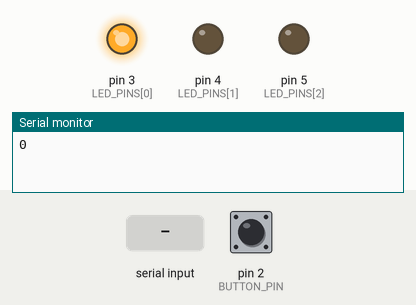
Simulated run of this sketch. Board: Arduino Uno, built with avr-gcc and run on an emulated ATmega328P. Parts: output pins drawn as LEDs (lit = HIGH), the last lines printed to the serial monitor. Inputs (shaded band) come from the test bench; at power-on: pin 2 (BUTTON_PIN) LOW.

Above: at 1.2 s.
1.3 s: pin 2 (BUTTON_PIN) pulled HIGH for 0.15 s
At 2.5 s:
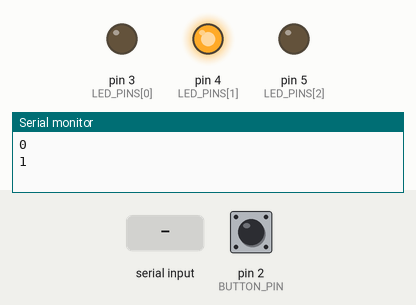
2.9 s: "PressButton\n" received over Serial
At 4.1 s:
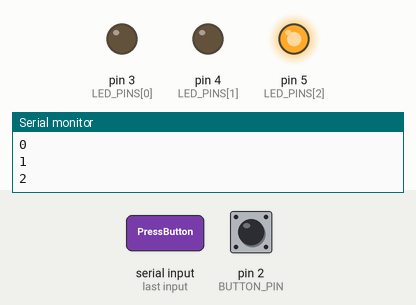
4.4 s: "SetLed \n" received over Serial
At 5.3 s:
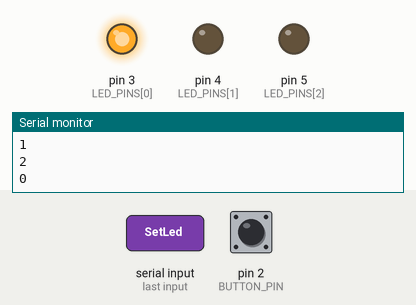
5.9 s: pin 2 (BUTTON_PIN) pulled HIGH for 1 s
At 6.2 s:
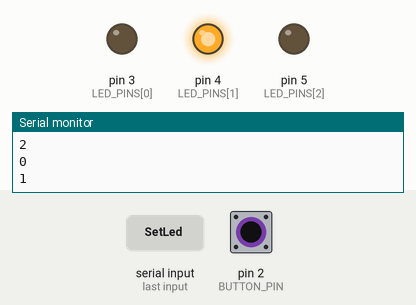
Timing chart, 0 to 8.9 s (numbered marks = the images above; inputs shaded):
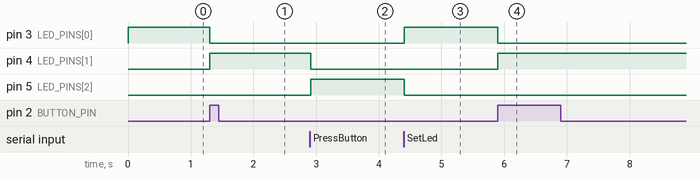

The sketch:

project_02_wired_tests.ino
```cpp
#include <Arduino.h>

const int BUTTON_PIN = 2;
const int LED_PINS[] = {3, 4, 5};
const int PINS[] = {0, 1, 2, 3, 4, 5};
const int LED_COUNT = 3;

const int ANALOG_PINS[] = {A0, A1, A2};
const int ANALOG_PIN_COUNT = 3;
const float ANALOG_REFERENCE_VOLTAGE = 5.0;

int currentLed = 0;
int lastButtonState = LOW;

void setLed(int index) {
    for (int i = 0; i < LED_COUNT; i++) {
        digitalWrite(LED_PINS[i], i == index ? HIGH : LOW);
    }
}

float readAnalogVoltage(int pinIndex) {
    int raw = analogRead(ANALOG_PINS[pinIndex]);
    return raw * (ANALOG_REFERENCE_VOLTAGE / 1023.0);
}

void handleButtonPress() {
    currentLed = (currentLed + 1) % LED_COUNT;
    setLed(currentLed);
    Serial.println(currentLed);
}

void setup() {
    currentLed = 0;
    lastButtonState = LOW;
    Serial.begin(9600);
    for (int i = 0; i < LED_COUNT; i++) {
        pinMode(LED_PINS[i], OUTPUT);
    }
    for (int i = 0; i < sizeof(PINS) / sizeof(PINS[0]); i++) {
        pinMode(PINS[i], OUTPUT);
    }
    pinMode(BUTTON_PIN, INPUT);
    setLed(currentLed);
    Serial.println(currentLed);
}

void loop() {
    if (Serial.available()) {
        String cmd = Serial.readStringUntil('\n');
        if (cmd == "PressButton") {
            handleButtonPress();
        } else if (cmd.startsWith("ReadAnalog ")) {
            int pinIndex = cmd.substring(11).toInt();
            if (pinIndex >= 0 && pinIndex < ANALOG_PIN_COUNT) {
                Serial.println(readAnalogVoltage(pinIndex));
            }
        } else if (cmd.startsWith("SetLed ")) {
            int index = cmd.substring(7).toInt();
            if (index >= 0 && index < LED_COUNT) {
                currentLed = index;
                setLed(currentLed);
                Serial.println(currentLed);
            }
        }
    }

    int buttonState = digitalRead(BUTTON_PIN);
    if (buttonState == HIGH && lastButtonState == LOW) {
        handleButtonPress();
        delay(200);
    }
    lastButtonState = buttonState;
}
```

Measured:
- after the input at 1.3 s, pin 3 (LED_PINS[0]): HIGH → LOW at once; pin 4 (LED_PINS[1]): LOW → HIGH at once
- after the input at 2.9 s, pin 4 (LED_PINS[1]): HIGH → LOW at once; pin 5 (LED_PINS[2]): LOW → HIGH at once
- after the input at 4.4 s, pin 3 (LED_PINS[0]): LOW → HIGH at once; pin 5 (LED_PINS[2]): HIGH → LOW at once
- after the input at 5.9 s, pin 3 (LED_PINS[0]): HIGH → LOW at once; pin 4 (LED_PINS[1]): LOW → HIGH at once
